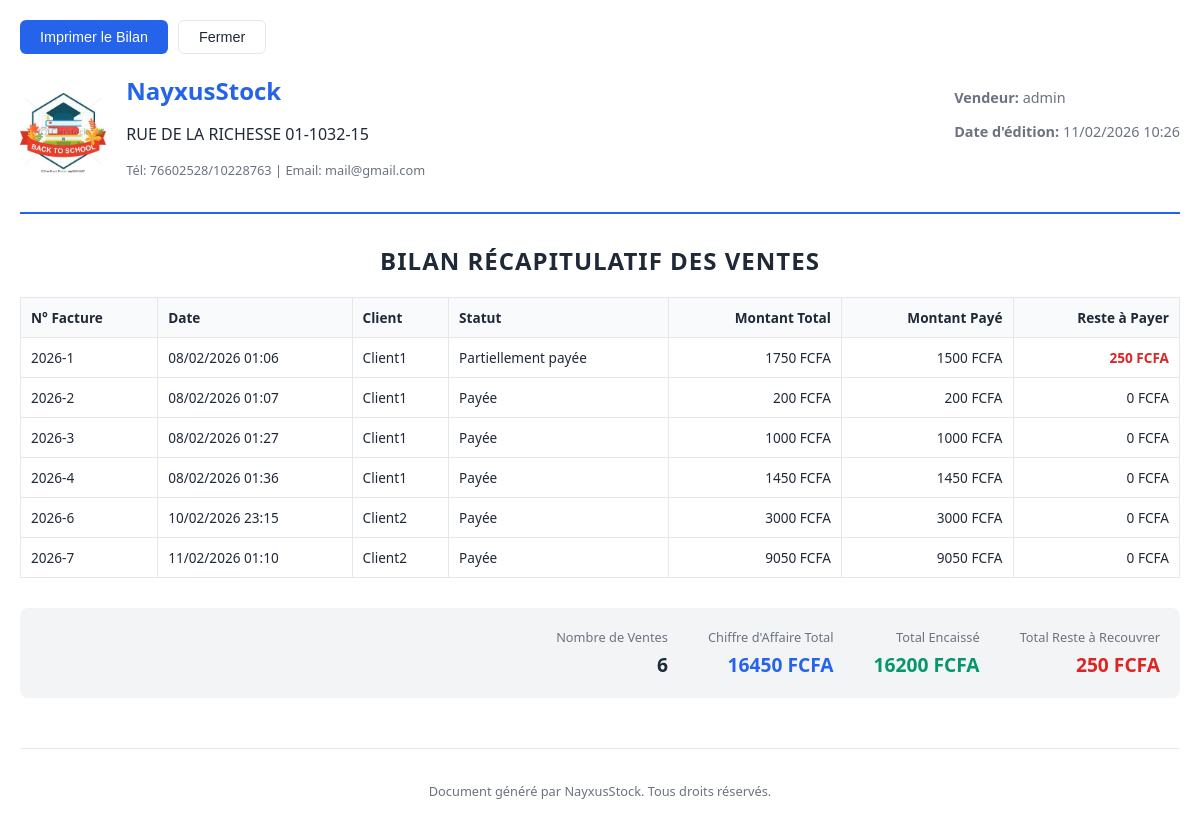
The app's page /sales/factures/bilan/ (signed in) with its own data.
### core/models.py (models this page shows, shortened)
class StoreSettings(models.Model):
    name = models.CharField(max_length=100, default="NayxusStock", verbose_name="Nom du magasin")
    address = models.TextField(blank=True, null=True, verbose_name="Adresse")
    phone = models.CharField(max_length=50, blank=True, null=True, verbose_name="Téléphone")
    email = models.EmailField(blank=True, null=True, verbose_name="Email")
    logo = models.ImageField(upload_to='logo/', blank=True, null=True, verbose_name="Logo")
    class Meta:
        verbose_name = "Paramètres du magasin"
        verbose_name_plural = "Paramètres du magasin"
    @classmethod
    def get_settings(cls):
        obj, created = cls.objects.get_or_create(id=1)
        return obj

### users/models.py (models this page shows, shortened)
class User(AbstractUser):
    class Role(models.TextChoices):
        ADMIN = "ADMIN", "Administrateur"
        SELLER = "SELLER", "Vendeur"
    role = models.CharField(max_length=50, choices=Role.choices, default=Role.SELLER)
    phone = models.CharField(max_length=20, blank=True, null=True)

### sales/models.py (models this page shows, shortened)
class Invoice(models.Model):
    class Status(models.TextChoices):
        PAID = "PAID", "Payée"
        UNPAID = "UNPAID", "Impayée"
        PARTIAL = "PARTIAL", "Partiellement payée"
    number = models.CharField(max_length=50, unique=True, editable=False, verbose_name="Numéro de facture")
    customer = models.ForeignKey(Customer, on_delete=models.SET_NULL, null=True, verbose_name="Client")
    date = models.DateTimeField(auto_now_add=True, verbose_name="Date")
    status = models.CharField(max_length=20, choices=Status.choices, default=Status.UNPAID, verbose_name="Statut")
    total_amount = models.DecimalField(max_digits=12, decimal_places=2, default=0, verbose_name="Montant total")
    paid_amount = models.DecimalField(max_digits=12, decimal_places=2, default=0, verbose_name="Montant payé")
    user = models.ForeignKey(settings.AUTH_USER_MODEL, on_delete=models.SET_NULL, null=True, verbose_name="Vendeur")
    class Meta:
        verbose_name = "Facture"
        verbose_name_plural = "Factures"
    @property
    def remaining_amount(self):
        return self.total_amount - self.paid_amount

class Customer(models.Model):
    name = models.CharField(max_length=200, verbose_name="Nom")
    email = models.EmailField(blank=True, null=True, verbose_name="Email")
    phone = models.CharField(max_length=20, blank=True, null=True, verbose_name="Téléphone")
    address = models.TextField(blank=True, null=True, verbose_name="Adresse")
    created_at = models.DateTimeField(auto_now_add=True, verbose_name="Date de création")
    class Meta:
        verbose_name = "Client"
        verbose_name_plural = "Clients"

### sales/views.py (the view)
# urls.py: path('factures/bilan/', vendeur_bilan, name='vendeur_bilan'),
@login_required
def vendeur_bilan(request):
    invoices = Invoice.objects.filter(user=request.user).select_related('customer').order_by('date')
    start_date = request.GET.get('start_date', '')
    end_date = request.GET.get('end_date', '')
    status = request.GET.get('status', '')
    if start_date:
        invoices = invoices.filter(date__date__gte=start_date)
    if end_date:
        invoices = invoices.filter(date__date__lte=end_date)
    if status and status != 'ALL':
        invoices = invoices.filter(status=status)
    summary = invoices.aggregate(
        count=Count('id'),
        total=Sum('total_amount'),
        paid=Sum('paid_amount')
    )
    total_val = summary['total'] or 0
    paid_val = summary['paid'] or 0
    remaining_val = total_val - paid_val
    context = {
        'invoices': invoices,
        'start_date': start_date,
        'end_date': end_date,
        'summary': {
            'count': summary['count'],
            'total': total_val,
            'paid': paid_val,
            'remaining': remaining_val
        },
        'today': timezone.now()
    }
    return render(request, 'sales/vendeur_bilan.html', context)

### core/context_processors.py (called while the page is built)
def store_info(request):
    return {
        'store': StoreSettings.get_settings()
    }

def stock_alerts(request):
    count = Product.objects.filter(quantity__lte=F('alert_threshold')).count()
    return {
        'low_stock_alert_count': count
    }

### sales/templates/sales/vendeur_bilan.html (shortened to what this page needs)
<!DOCTYPE html>
<html lang="fr">
<head>
</head>
<body>
    <div class="no-print">
        <button onclick="window.print()" class="btn btn-print">Imprimer le Bilan</button>
        <button onclick="window.close()" class="btn">Fermer</button>
    </div>
    <div class="header">
        <div style="display: flex; align-items: center; gap: 20px;">
            {% if store.logo %}
                <img src="{{ store.logo.url }}" alt="Logo" style="max-height: 80px; width: auto; border-radius: 4px;">
            {% endif %}
            <div class="company-info">
                <h1>{{ store.name }}</h1>
                <p>{{ store.address|default:"Solutions de Gestion de Stock & Ventes" }}</p>
                {% if store.phone or store.email %}
                <p style="font-size: 0.8rem; color: var(--text-light); margin-top: 5px;">
                    {% if store.phone %}Tél: {{ store.phone }} {% endif %}
                    {% if store.email %}| Email: {{ store.email }}{% endif %}
                </p>
                {% endif %}
            </div>
        </div>
        <div class="meta-info">
            <p><strong>Vendeur:</strong> {{ user.username }}</p>
            <p><strong>Date d'édition:</strong> {{ today|date:"d/m/Y H:i" }}</p>
        </div>
    </div>
    <div class="report-title">
        <h2>Bilan Récapitulatif des Ventes</h2>
    </div>
    <table>
        <thead>
            <tr>
                <th>N° Facture</th>
                <th>Date</th>
                <th>Client</th>
                <th>Statut</th>
                <th style="text-align: right;">Montant Total</th>
                <th style="text-align: right;">Montant Payé</th>
                <th style="text-align: right;">Reste à Payer</th>
            </tr>
        </thead>
        <tbody>
            {% for invoice in invoices %}
            <tr>
                <td>{{ invoice.number }}</td>
                <td>{{ invoice.date|date:"d/m/Y H:i" }}</td>
                <td>{{ invoice.customer.name }}</td>
                <td>{{ invoice.get_status_display }}</td>
                <td style="text-align: right;">{{ invoice.total_amount|floatformat:0 }} FCFA</td>
                <td style="text-align: right;">{{ invoice.paid_amount|floatformat:0 }} FCFA</td>
                <td style="text-align: right; {% if invoice.remaining_amount > 0 %}color: #dc2626; font-weight: 600;{% endif %}">
                    {{ invoice.remaining_amount|floatformat:0 }} FCFA
                </td>
            </tr>
            {% empty %}
            <tr>
                <td colspan="7" style="text-align: center;">Aucune vente enregistrée sur cette période.</td>
            </tr>
            {% endfor %}
        </tbody>
    </table>
    <div class="summary-section">
        <div class="summary-item">
            <span class="summary-label">Nombre de Ventes</span>
            <span class="summary-value">{{ summary.count }}</span>
        </div>
        <div class="summary-item">
            <span class="summary-label">Chiffre d'Affaire Total</span>
            <span class="summary-value total">{{ summary.total|floatformat:0 }} FCFA</span>
        </div>
        <div class="summary-item">
            <span class="summary-label">Total Encaissé</span>
            <span class="summary-value paid">{{ summary.paid|floatformat:0 }} FCFA</span>
        </div>
        <div class="summary-item">
            <span class="summary-label">Total Reste à Recouvrer</span>
            <span class="summary-value remaining">{{ summary.remaining|floatformat:0 }} FCFA</span>
        </div>
    </div>
    <div style="margin-top: 50px; font-size: 0.8rem; color: var(--text-light); text-align: center; border-top: 1px solid var(--border); padding-top: 20px;">
        <p>Document généré par {{ store.name }}. Tous droits réservés.</p>
    </div>
</body>
</html>

### sales/templates/sales/vendeur_bilan.html (style rules this page uses)
:root { --primary: #2563eb; --text-dark: #1f2937; --text-light: #6b7280; --border: #e5e7eb; }
body { font-family: 'Segoe UI', Tahoma, Geneva, Verdana, sans-serif; margin: 0; padding: 20px; color: var(--text-dark); background: #fff; }
.header { display: flex; justify-content: space-between; align-items: flex-start; margin-bottom: 30px; border-bottom: 2px solid var(--primary); padding-bottom: 20px; }
.company-info h1 { margin: 0; color: var(--primary); font-size: 24px; }
.report-title { text-align: center; margin-bottom: 20px; }
.report-title h2 { margin: 0; text-transform: uppercase; letter-spacing: 1px; }
.meta-info { font-size: 0.9rem; color: var(--text-light); }
table { width: 100%; border-collapse: collapse; margin-bottom: 30px; }
th, td { border: 1px solid var(--border); padding: 10px; text-align: left; font-size: 0.85rem; }
th { background-color: #f9fafb; font-weight: 600; }
.summary-section { display: flex; justify-content: flex-end; gap: 40px; margin-top: 20px; padding: 20px; background: #f3f4f6; border-radius: 8px; }
.summary-item { text-align: right; }
.summary-label { display: block; font-size: 0.8rem; color: var(--text-light); margin-bottom: 5px; }
.summary-value { font-size: 1.2rem; font-weight: 700; color: var(--text-dark); }
.summary-value.total { color: var(--primary); }
.summary-value.paid { color: #059669; }
.summary-value.remaining { color: #dc2626; }
.no-print { margin-bottom: 20px; display: flex; gap: 10px; }
.btn { padding: 8px 20px; border-radius: 6px; text-decoration: none; font-size: 0.9rem; cursor: pointer; border: 1px solid var(--border); background: #fff; color: var(--text-dark); }
.btn-print { background: var(--primary); color: #fff; border: none; }

### records on screen
StoreSettings: logo (picture), name "NayxusStock", address "RUE DE LA RICHESSE 01-1032-15", phone "76602528/10228763", email "mail@gmail.com"
User: username "admin"
Invoice: number "2026-1", date "08/02/2026 01:06", customer.name "Client1", status "Partiellement payée", total_amount "1750", paid_amount "1500", remaining_amount "250"
Invoice: number "2026-2", date "08/02/2026 01:07", customer.name "Client1", status "Payée", total_amount "200", paid_amount "200", remaining_amount "0"
Invoice: number "2026-3", date "08/02/2026 01:27", customer.name "Client1", status "Payée", total_amount "1000", paid_amount "1000", remaining_amount "0"
Invoice: number "2026-4", date "08/02/2026 01:36", customer.name "Client1", status "Payée", total_amount "1450", paid_amount "1450", remaining_amount "0"
Invoice: number "2026-6", date "10/02/2026 23:15", customer.name "Client2", status "Payée", total_amount "3000", paid_amount "3000", remaining_amount "0"
Invoice: number "2026-7", date "11/02/2026 01:10", customer.name "Client2", status "Payée", total_amount "9050", paid_amount "9050", remaining_amount "0"

### other values on screen
{{ summary.count }} "6"
{{ summary.total|floatformat:0 }} "16450"
{{ summary.paid|floatformat:0 }} "16200"
{{ summary.remaining|floatformat:0 }} "250"
